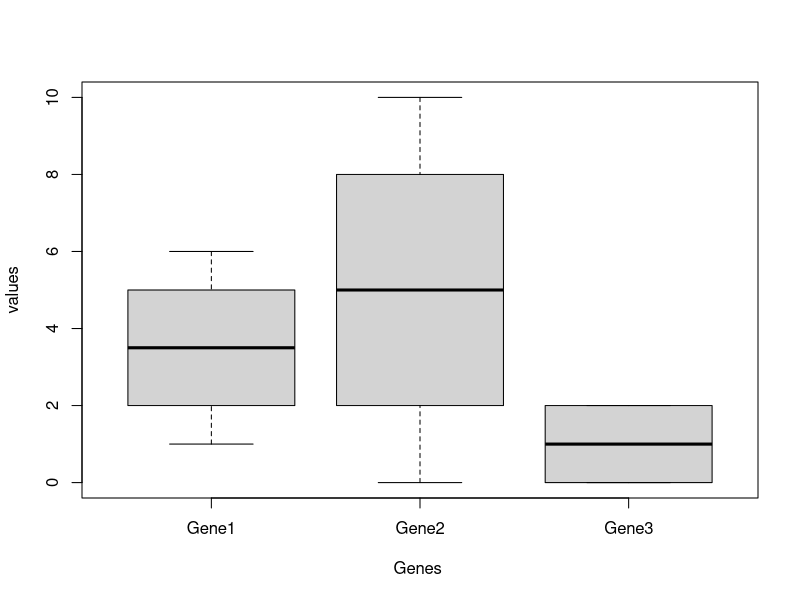
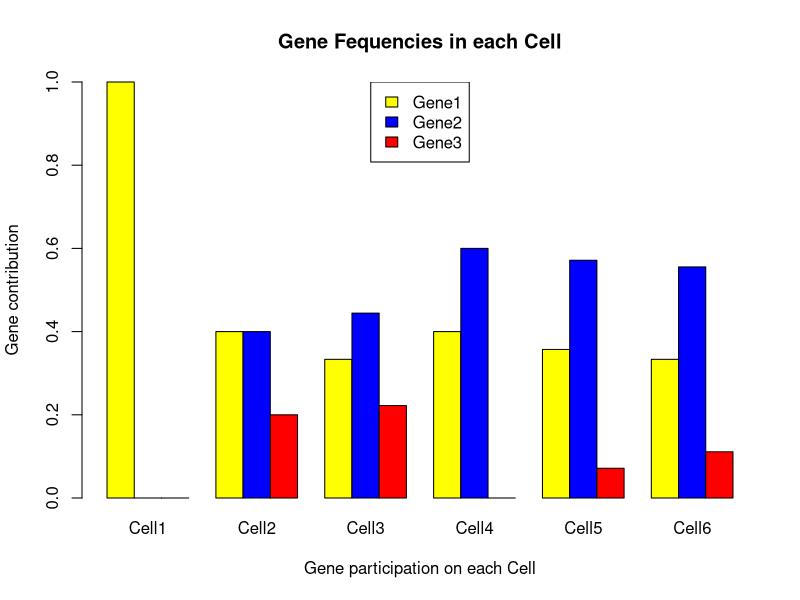
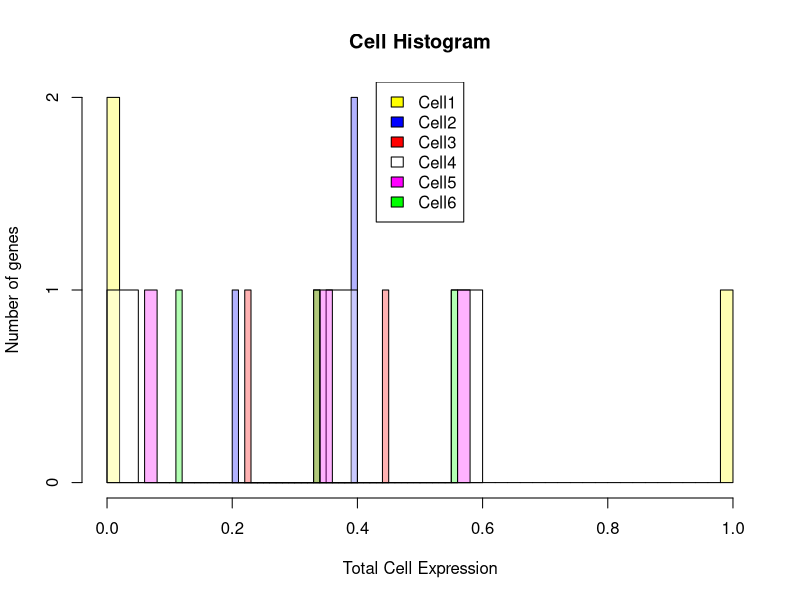

Recreate these plots in R, in order.
########### create the genes table attache names to rows and columns ###################
Gene1 <- c(1, 2, 3, 4, 5, 6)
Gene2 <- c(0, 2, 4, 6, 8, 10)
Gene3 <- c(0,1,2,0,1,2)
genes_matrix <- rbind(Gene1, Gene2, Gene3)
rownames(genes_matrix) <- c("Gene1", "Gene2", "Gene3")
colnames(genes_matrix) <- c("Cell1", "Cell2", "Cell3", "Cell4", "Cell5", "Cell6")

########### data2 will the updated genes_matrix table that will contain addition requested data i.e mean, min/max etc #########
data2 <- matrix(nrow = 3, ncol = 11)
for (i in 1:3) {
  Gene_mean <- mean(genes_matrix[i,])
  Gene_max <- max(genes_matrix[i,])
  Gene_min <- min(genes_matrix[i,])
  Gene_quantile_25 <-quantile(genes_matrix[i,], probs = c(0.25))
  Gene_quantile_75 <-quantile(genes_matrix[i,], probs = c(0.75))
  data2[i,] <- c(genes_matrix[i,], Gene_mean, Gene_max, Gene_min, Gene_quantile_25, Gene_quantile_75)
}

rownames(data2) <- c("Gene1", "Gene2", "Gene3")
colnames(data2) <- c("Cell1", "Cell2", "Cell3", "Cell4", "Cell5", "Cell6", "Gene Μean", "Gene Μax", "Gen Μin", "Gene 25quant", "Gene 75quant")

row.names(data2)

##### Print the data  #####
print("================================================================")
print("####################### Genes table ############################")
print(genes_matrix)
####### export results to excel ##########
library(writexl)
write_xlsx(as.data.frame(genes_matrix), 'genes_matrix.xlsx')
####### export results to excel ##########

print("####################### Updated Genes Table #####################")
print("Updated Genes Table ")
print(data2)
####### export results to excel ##########
library(writexl)
write_xlsx(as.data.frame(data2), 'data2.xlsx')
####### export results to excel ##########


##### Create the boxplot  #####
boxplot.matrix(t(genes_matrix), xlab="Genes ", ylab="values")

##### Calculate prop table i.e. contribution of each Gene for every Cell 1..6  #####
print("######################### Prop table ############################")
prop.table(genes_matrix, margin = 2)

##### Creating the barplot : setting colors labels & legend #####
barplot(prop.table(genes_matrix, margin = 2), beside=TRUE, col = c("yellow", "blue", "red"), main = "Gene Fequencies in each Cell", ylim=c(0.0,1.0), xlab="Gene participation on each Cell", ylab="Gene contribution")
legend("top", legend = c("Gene1", "Gene2", "Gene3"), fill = c("yellow", "blue", "red"))

##### Creating the hist :  #####
v <- prop.table(genes_matrix, margin = 2)
v<-prop.table(genes_matrix, margin=2)
hist(v[,1], breaks=50, col=rgb(1, 1,0, 0.3), ylab = "Number of genes", xlab="Total Cell Expression", main="Cell Histogram")  # Cell1  yellow
hist(v[,2], breaks=20, col=rgb(0, 0,1, 0.3), add=TRUE)           # Cell2  blue
hist(v[,3], breaks=20, col=rgb(1, 0,0, 0.3), add=TRUE)           # Cell3  red
hist(v[,4], breaks=20, col=rgb(1, 1,1, 0.3), add=TRUE)           # Cell4  white
hist(v[,5], breaks=20, col=rgb(1, 0,1, 0.3), add=TRUE)           # Cell5  magenta
hist(v[,6], breaks=50, col=rgb(0, 1,0, 0.3), add=TRUE)           # Cell6  green

legend('top', c('Cell1', 'Cell2', 'Cell3', 'Cell4', 'Cell5', 'Cell6'), fill=c('yellow', 'blue', 'red', 'white', 'magenta', 'green'))